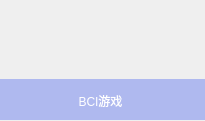
<?xml version="1.0" encoding="UTF-8"?>
<ui version="4.0">
 <class>CPalyingItem</class>
 <widget class="QWidget" name="CPalyingItem">
  <property name="geometry">
   <rect>
    <x>0</x>
    <y>0</y>
    <width>205</width>
    <height>121</height>
   </rect>
  </property>
  <property name="minimumSize">
   <size>
    <width>205</width>
    <height>121</height>
   </size>
  </property>
  <property name="maximumSize">
   <size>
    <width>205</width>
    <height>121</height>
   </size>
  </property>
  <property name="windowTitle">
   <string>Form</string>
  </property>
  <layout class="QGridLayout" name="gridLayout">
   <property name="leftMargin">
    <number>0</number>
   </property>
   <property name="topMargin">
    <number>0</number>
   </property>
   <property name="rightMargin">
    <number>0</number>
   </property>
   <property name="bottomMargin">
    <number>0</number>
   </property>
   <property name="spacing">
    <number>0</number>
   </property>
   <item row="0" column="0">
    <widget class="QWidget" name="widget_out" native="true">
     <property name="styleSheet">
      <string notr="true">QWidget#widget_out{
	border-image: url(:/image/image/ai.jpg);

}</string>
     </property>
     <widget class="QLabel" name="label">
      <property name="geometry">
       <rect>
        <x>0</x>
        <y>80</y>
        <width>201</width>
        <height>41</height>
       </rect>
      </property>
      <property name="styleSheet">
       <string notr="true">font: 10pt &quot;Alibaba PuHuiTi 2.0&quot;;
color:rgb(255, 255, 255)</string>
      </property>
      <property name="text">
       <string>BCI游戏</string>
      </property>
      <property name="alignment">
       <set>Qt::AlignCenter</set>
      </property>
     </widget>
     <widget class="QLabel" name="label_2">
      <property name="geometry">
       <rect>
        <x>0</x>
        <y>79</y>
        <width>211</width>
        <height>41</height>
       </rect>
      </property>
      <property name="styleSheet">
       <string notr="true">background-color: rgba(79, 106, 239, 0.4);</string>
      </property>
      <property name="text">
       <string/>
      </property>
      <property name="alignment">
       <set>Qt::AlignCenter</set>
      </property>
     </widget>
     <zorder>label_2</zorder>
     <zorder>label</zorder>
    </widget>
   </item>
  </layout>
 </widget>
 <resources/>
 <connections/>
</ui>
